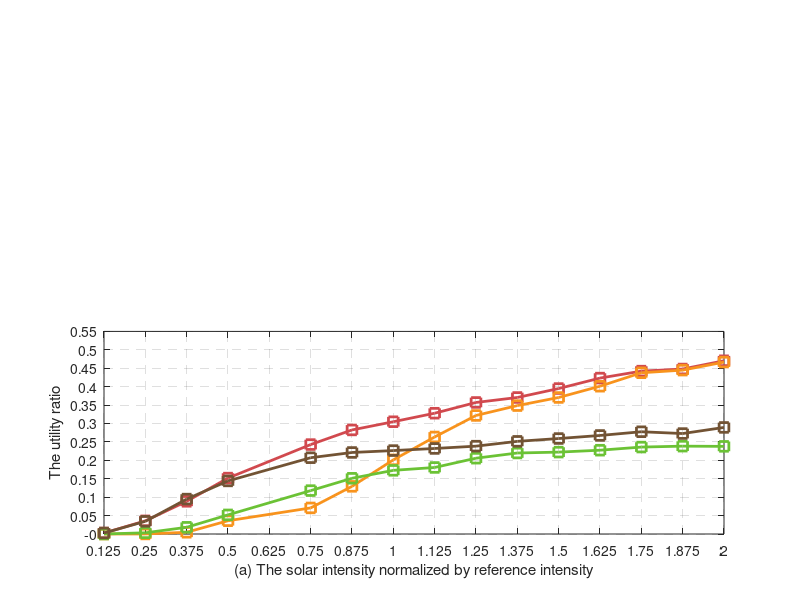

Write MATLAB code to recreate this figure. (Note: this script raises an error after producing the figure.)
clear, clc
subplot(2,1,2)
nRunning = 10000;
load('fig5.mat')
arrivalRate = [0.125 * [1:16]];
WIDTH = 2;
% 1205
figure(1)

r = 209/255;
g = 73/255;
b = 78/255;
arrivalRate = [arrivalRate(1:4), arrivalRate(6:end)]
proposedReward = [proposedReward(1:4); proposedReward(6:end)]
energyReward = [energyReward(1:4); energyReward(6:end)]
randomReward = [randomReward(1:4); randomReward(6:end)]
myopicReward = [myopicReward(1:4); myopicReward(6:end)]
CSMAoverallreward = [CSMAoverallreward(1:4); CSMAoverallreward(6:end)]

plot(arrivalRate, proposedReward ./ nRunning, 's-','LineWidth',WIDTH,'Color',[r g b],'MarkerSize',7);

axis([0.125, 2, 0, 0.55])
set(gca,'xtick',[0.125:0.125:2.5],'ytick',[-0:0.05:0.7])
box on;
hold on;
grid on;


xlabel('(a) The solar intensity normalized by reference intensity')
ylabel('The utility ratio')
r = 248/255;
g = 147/255;
b = 29/255;
plot(arrivalRate, energyReward ./ nRunning, 's-','LineWidth',WIDTH,'Color',[r g b],'MarkerSize',7);

r = 107/255;
g = 194/255;
b = 53/255;
plot(arrivalRate, randomReward ./ nRunning, 's-','LineWidth',WIDTH,'Color',[r g b],'MarkerSize',7);

% 
% r = 0/255;
% g = 90/255;
% b = 171/255;
% plot(arrivalRate, myopicReward ./ nRunning, 's-','LineWidth',WIDTH,'Color',[r g b],'MarkerSize',7);


r = 114/255;
g = 83/255;
b = 52/255;
plot(arrivalRate, CSMAoverallreward ./ nRunning, 's-','LineWidth',WIDTH,'Color',[r g b],'MarkerSize',7);


set(gca,'GridLineStyle','--')
legend('Proposed POMDP','EB Method','Random','CSMA/CA',30)
